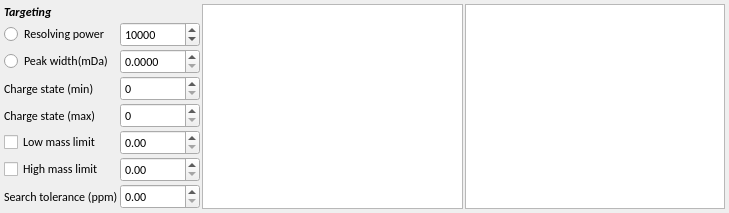
<?xml version="1.0" encoding="UTF-8"?>
<ui version="4.0">
 <class>TargetForm</class>
 <widget class="QWidget" name="TargetForm">
  <property name="geometry">
   <rect>
    <x>0</x>
    <y>0</y>
    <width>729</width>
    <height>194</height>
   </rect>
  </property>
  <property name="windowTitle">
   <string>Form</string>
  </property>
  <layout class="QHBoxLayout" name="horizontalLayout_2">
   <property name="spacing">
    <number>2</number>
   </property>
   <property name="leftMargin">
    <number>4</number>
   </property>
   <property name="topMargin">
    <number>4</number>
   </property>
   <property name="rightMargin">
    <number>4</number>
   </property>
   <property name="bottomMargin">
    <number>4</number>
   </property>
   <item>
    <layout class="QHBoxLayout" name="horizontalLayout">
     <property name="spacing">
      <number>2</number>
     </property>
     <property name="bottomMargin">
      <number>0</number>
     </property>
     <item>
      <layout class="QGridLayout" name="gridLayout">
       <item row="6" column="1">
        <widget class="QDoubleSpinBox" name="spinHighMassLimit">
         <property name="font">
          <font>
           <family>Calibri</family>
          </font>
         </property>
        </widget>
       </item>
       <item row="7" column="1">
        <widget class="QDoubleSpinBox" name="spinTolerance">
         <property name="font">
          <font>
           <family>Calibri</family>
          </font>
         </property>
        </widget>
       </item>
       <item row="4" column="0">
        <widget class="QLabel" name="label_2">
         <property name="font">
          <font>
           <family>Calibri</family>
          </font>
         </property>
         <property name="text">
          <string>Charge state (max)</string>
         </property>
        </widget>
       </item>
       <item row="6" column="0">
        <widget class="QCheckBox" name="checkBoxHML">
         <property name="font">
          <font>
           <family>Calibri</family>
          </font>
         </property>
         <property name="text">
          <string>High mass limit</string>
         </property>
        </widget>
       </item>
       <item row="5" column="1">
        <widget class="QDoubleSpinBox" name="spinLowMassLimit">
         <property name="font">
          <font>
           <family>Calibri</family>
          </font>
         </property>
        </widget>
       </item>
       <item row="5" column="0">
        <widget class="QCheckBox" name="checkBoxLML">
         <property name="font">
          <font>
           <family>Calibri</family>
          </font>
         </property>
         <property name="text">
          <string>Low mass limit</string>
         </property>
        </widget>
       </item>
       <item row="7" column="0">
        <widget class="QLabel" name="label_3">
         <property name="font">
          <font>
           <family>Calibri</family>
          </font>
         </property>
         <property name="text">
          <string>Search tolerance (ppm)</string>
         </property>
        </widget>
       </item>
       <item row="2" column="0">
        <widget class="QRadioButton" name="radioButtonPW">
         <property name="font">
          <font>
           <family>Calibri</family>
          </font>
         </property>
         <property name="text">
          <string>Peak width(mDa)</string>
         </property>
        </widget>
       </item>
       <item row="1" column="0">
        <widget class="QRadioButton" name="radioButtonRP">
         <property name="font">
          <font>
           <family>Calibri</family>
          </font>
         </property>
         <property name="text">
          <string>Resolving power</string>
         </property>
        </widget>
       </item>
       <item row="1" column="1">
        <widget class="QSpinBox" name="spinResolvingPower">
         <property name="minimumSize">
          <size>
           <width>80</width>
           <height>0</height>
          </size>
         </property>
         <property name="font">
          <font>
           <family>Calibri</family>
          </font>
         </property>
         <property name="minimum">
          <number>100</number>
         </property>
         <property name="maximum">
          <number>1000000</number>
         </property>
         <property name="singleStep">
          <number>100</number>
         </property>
         <property name="value">
          <number>10000</number>
         </property>
        </widget>
       </item>
       <item row="4" column="1">
        <widget class="QSpinBox" name="spinChargeStateMax">
         <property name="font">
          <font>
           <family>Calibri</family>
          </font>
         </property>
        </widget>
       </item>
       <item row="3" column="0">
        <widget class="QLabel" name="label">
         <property name="font">
          <font>
           <family>Calibri</family>
          </font>
         </property>
         <property name="text">
          <string>Charge state (min)</string>
         </property>
        </widget>
       </item>
       <item row="3" column="1">
        <widget class="QSpinBox" name="spinChargeStateMin">
         <property name="font">
          <font>
           <family>Calibri</family>
          </font>
         </property>
        </widget>
       </item>
       <item row="8" column="1">
        <spacer name="verticalSpacer">
         <property name="orientation">
          <enum>Qt::Vertical</enum>
         </property>
         <property name="sizeHint" stdset="0">
          <size>
           <width>20</width>
           <height>40</height>
          </size>
         </property>
        </spacer>
       </item>
       <item row="2" column="1">
        <widget class="QDoubleSpinBox" name="spinPeakWidth">
         <property name="font">
          <font>
           <family>Calibri</family>
          </font>
         </property>
         <property name="decimals">
          <number>4</number>
         </property>
         <property name="singleStep">
          <double>0.001000000000000</double>
         </property>
        </widget>
       </item>
       <item row="0" column="0">
        <widget class="QLabel" name="label_4">
         <property name="font">
          <font>
           <family>Calibri</family>
           <pointsize>9</pointsize>
           <weight>75</weight>
           <italic>true</italic>
           <bold>true</bold>
          </font>
         </property>
         <property name="text">
          <string>Targeting</string>
         </property>
        </widget>
       </item>
      </layout>
     </item>
     <item>
      <widget class="QTreeView" name="adductsTree"/>
     </item>
     <item>
      <widget class="QTreeView" name="formulaeTree"/>
     </item>
    </layout>
   </item>
  </layout>
 </widget>
 <resources/>
 <connections/>
</ui>
